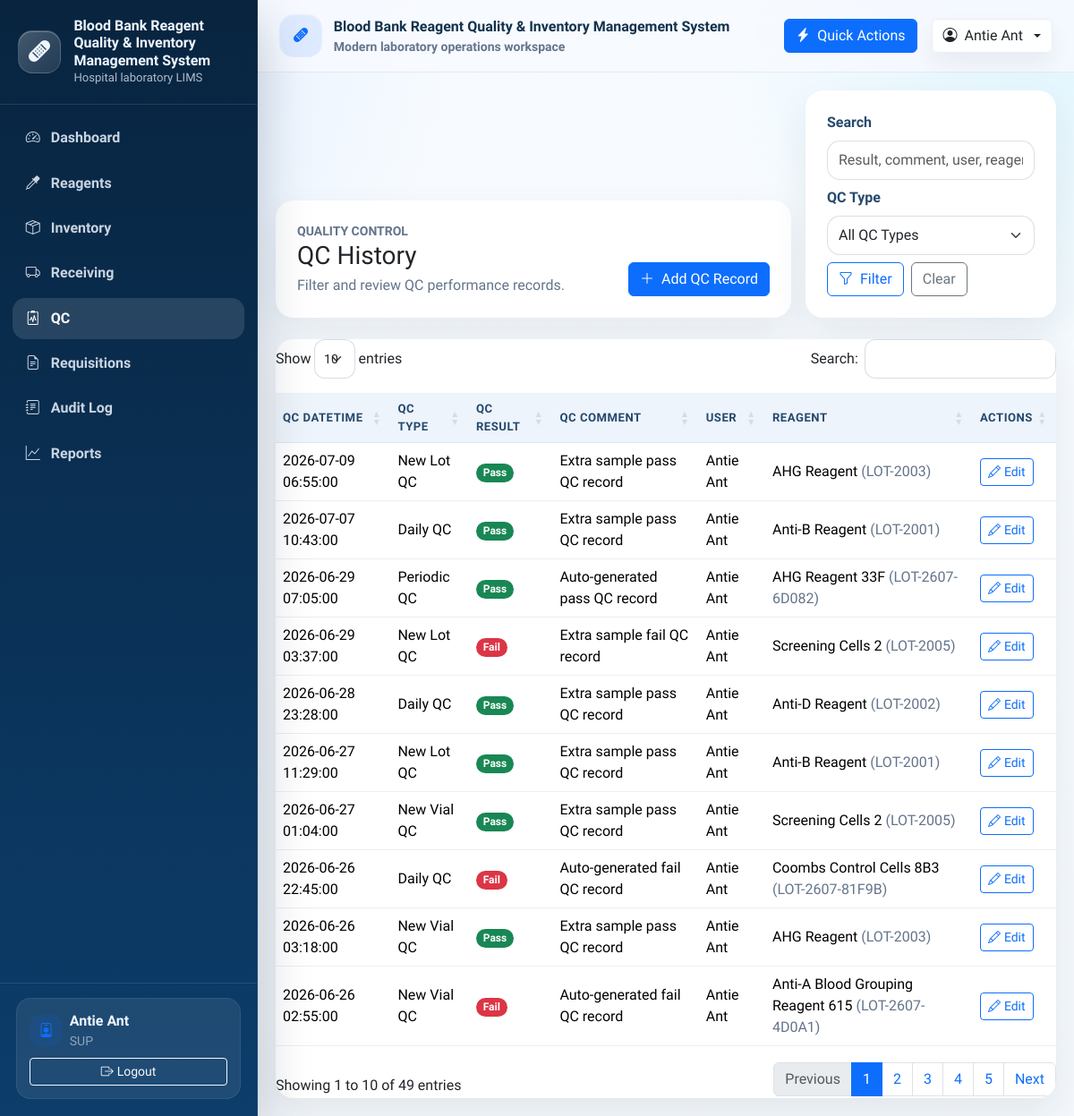
The app's page /qc (signed in) with its own data.
### tables this page shows
CREATE TABLE User (
    user_id INTEGER PRIMARY KEY AUTOINCREMENT,
    username TEXT NOT NULL UNIQUE,
    password_hash TEXT NOT NULL,
    full_name TEXT NOT NULL,
    email TEXT UNIQUE,
    role TEXT NOT NULL DEFAULT 'staff',
    is_active INTEGER NOT NULL DEFAULT 1 CHECK (is_active IN (0, 1)),
    created_at TEXT NOT NULL DEFAULT CURRENT_TIMESTAMP,
    updated_at TEXT
);

CREATE TABLE QC_record (
            qc_record_id INTEGER PRIMARY KEY AUTOINCREMENT,
            inventory_id INTEGER,
            inspected_by_user_id INTEGER NOT NULL,
            qc_date TEXT NOT NULL DEFAULT CURRENT_TIMESTAMP,
            result TEXT NOT NULL,
            remarks TEXT,
            temperature_c REAL,
            pH_value REAL,
            status TEXT NOT NULL DEFAULT 'pending',
            created_at TEXT NOT NULL DEFAULT CURRENT_TIMESTAMP,
            updated_at TEXT,
            qc_datetime TEXT,
            qc_type TEXT,
            qc_result TEXT,
            qc_comment TEXT,
            user_id INTEGER,
            reagent_id INTEGER,
            FOREIGN KEY (inventory_id) REFERENCES Inventory(inventory_id)
                ON UPDATE CASCADE
                ON DELETE SET NULL,
            FOREIGN KEY (inspected_by_user_id) REFERENCES User(user_id)
                ON UPDATE CASCADE
                ON DELETE RESTRICT
        );

CREATE TABLE Reagent (
    reagent_id INTEGER PRIMARY KEY AUTOINCREMENT,
    reagent_code TEXT NOT NULL UNIQUE,
    reagent_name TEXT NOT NULL,
    supplier_id INTEGER,
    manufacturer TEXT,
    category TEXT,
    unit_of_measure TEXT NOT NULL,
    storage_condition TEXT,
    critical_level INTEGER NOT NULL DEFAULT 0,
    is_active INTEGER NOT NULL DEFAULT 1 CHECK (is_active IN (0, 1)),
    created_at TEXT NOT NULL DEFAULT CURRENT_TIMESTAMP,
    updated_at TEXT, reagent_type TEXT, lot_number TEXT, manufacturer_date TEXT, expiry_date TEXT, supplier TEXT, minimum_level REAL NOT NULL DEFAULT 0,
    FOREIGN KEY (supplier_id) REFERENCES Supplier(supplier_id)
        ON UPDATE CASCADE
        ON DELETE SET NULL
);

### controller.py (the view)
    @app.route("/qc")
    @login_required
    def qc_list():
        return view.render_qc_list(
            qc_records=model.list_qc(request.args.get("q", "").strip(), request.args.get("type", "").strip()),
            search_term=request.args.get("q", "").strip(),
            selected_type=request.args.get("type", "").strip(),
        )

### model.py (called while the page is built)
def get_db_connection():
    connection = sqlite3.connect(DATABASE_PATH)
    connection.row_factory = sqlite3.Row
    return connection

def get_logged_in_user(user_id):
    with get_db_connection() as connection:
        return connection.execute(
            "SELECT user_id, username, full_name, role FROM User WHERE user_id = ?",
            (user_id,),
        ).fetchone()

### view.py (called while the page is built)
def render_qc_list(**context):
    return render_template("qc/list.html", **context)

### templates/qc/list.html (shortened to what this page needs)
{% extends "base.html" %}
{% import "_macros.html" as ui %}
{% block content %}
<div class="row g-3 align-items-end mb-4">
  <div class="col-12 col-xl-8">
    <div class="card border-0">
      <div class="card-body p-4">
        <div class="d-flex flex-column flex-md-row justify-content-between align-items-md-end gap-3">
          <div>
            <div class="small text-uppercase text-muted fw-semibold">Quality control</div>
            <h1 class="h3 mb-1">QC History</h1>
            <p class="text-muted mb-0">Filter and review QC performance records.</p>
          </div>
          <a class="btn btn-primary" href="{{ url_for('qc_add') }}"><i class="bi bi-plus-lg me-2"></i>Add QC Record</a>
        </div>
      </div>
    </div>
  </div>
  <div class="col-12 col-xl-4">
    <div class="card border-0">
      <div class="card-body p-4">
        <form class="row g-2" method="get" action="{{ url_for('qc_list') }}">
          <div class="col-12">
            <label class="form-label fw-semibold" for="q">Search</label>
            <input type="text" class="form-control" id="q" name="q" value="{{ search_term }}" placeholder="Result, comment, user, reagent">
          </div>
          <div class="col-12">
            <label class="form-label fw-semibold" for="type">QC Type</label>
            <select class="form-select" id="type" name="type">
              <option value="">All QC Types</option>
            </select>
          </div>
          <div class="col-12 d-grid d-sm-flex gap-2">
            <button type="submit" class="btn btn-outline-primary"><i class="bi bi-funnel me-2"></i>Filter</button>
            <a class="btn btn-outline-secondary" href="{{ url_for('qc_list') }}">Clear</a>
          </div>
        </form>
      </div>
    </div>
  </div>
</div>
<div class="card border-0">
  <div class="card-body p-0 table-wrapper">
    <div class="table-responsive">
      <table class="table table-hover align-middle" data-datatable="true">
        <thead>
          <tr>
            <th>QC Datetime</th>
            <th>QC Type</th>
            <th>QC Result</th>
            <th>QC Comment</th>
            <th>User</th>
            <th>Reagent</th>
            <th>Actions</th>
          </tr>
        </thead>
        <tbody>
          {% for record in qc_records %}
            <tr>
              <td>{{ record.qc_datetime }}</td>
              <td>{{ record.qc_type }}</td>
              <td>{{ ui.status_badge(record.qc_result or 'Pending') }}</td>
              <td>{{ record.qc_comment or "-" }}</td>
              <td>{{ record.user_name or "-" }}</td>
              <td>{{ record.reagent_name or "-" }}{% if record.lot_number %} <span class="text-muted">({{ record.lot_number }})</span>{% endif %}</td>
              <td>
                {% if g.user and record.user_id == g.user.user_id %}
                  <a class="btn btn-sm btn-outline-primary" href="{{ url_for('qc_edit', qc_record_id=record.qc_record_id) }}">
                    <i class="bi bi-pencil me-1"></i>Edit
                  </a>
                {% else %}
                  <span class="text-muted">-</span>
                {% endif %}
              </td>
            </tr>
          {% else %}
            <tr>
              <td colspan="7" class="text-center text-muted py-4">No QC records found.</td>
            </tr>
          {% endfor %}
        </tbody>
      </table>
    </div>
  </div>
</div>
{% endblock %}

### templates/base.html (shortened to what this page needs)
<!doctype html>
<html lang="en">
<head>
  <link href="https://cdn.jsdelivr.net/npm/bootstrap@5.3.3/dist/css/bootstrap.min.css" rel="stylesheet">
  <link href="https://cdn.jsdelivr.net/npm/bootstrap-icons@1.11.3/font/bootstrap-icons.min.css" rel="stylesheet">
  <link href="https://cdn.datatables.net/1.13.8/css/dataTables.bootstrap5.min.css" rel="stylesheet">
  <link href="https://cdn.datatables.net/buttons/2.4.2/css/buttons.bootstrap5.min.css" rel="stylesheet">
  <link href="{{ url_for('static', filename='css/app.css') }}" rel="stylesheet">
</head>
<body class="app-shell">
  {% include "navbar.html" %}
  <div class="app-main">
    <header class="topbar">
      <div class="topbar-inner container-fluid py-3 px-3 px-lg-4 d-flex align-items-center justify-content-between gap-3">
        <div class="d-flex align-items-center gap-3 min-w-0">
          <div class="topbar-title min-w-0">
            <div class="brand-mark bg-soft-primary">
              <i class="bi bi-bandaid-fill"></i>
            </div>
            <div class="min-w-0">
              <div class="text-truncate">Blood Bank Reagent Quality & Inventory Management System</div>
              <div class="small text-muted">Modern laboratory operations workspace</div>
            </div>
          </div>
        </div>
        <div class="d-flex align-items-center gap-2 gap-lg-3">
          {% if g.user %}
            <button class="btn btn-primary d-none d-md-inline-flex align-items-center gap-2" data-bs-toggle="modal" data-bs-target="#quickActionsModal">
              <i class="bi bi-lightning-charge-fill"></i>
              Quick Actions
            </button>
            <div class="dropdown">
              <button class="btn user-chip dropdown-toggle d-flex align-items-center gap-2" data-bs-toggle="dropdown" aria-expanded="false">
                <i class="bi bi-person-circle"></i>
                <span class="d-none d-md-inline">{{ g.user.full_name or g.user.username }}</span>
              </button>
            </div>
          {% else %}
            <a class="btn btn-outline-primary" href="{{ url_for('login') }}">
              <i class="bi bi-box-arrow-in-right me-1"></i>Login
            </a>
          {% endif %}
        </div>
      </div>
    </header>
    <main class="content">
      {% block content %}{% endblock %}
    </main>
  </div>
  <div class="toast-container position-fixed top-0 end-0 p-3">
  </div>
</body>
</html>

### templates/_macros.html (shortened to what this page needs)
{% macro status_badge(text) -%}
{% set value = (text or "")|trim|lower %}
{% if not value %}
  {% set badge = "status-neutral" %}
{% elif "pass" in value or "active" in value or "available" in value or "approved" in value or "completed" in value or "fulfilled" in value or "success" in value %}
  {% set badge = "status-success" %}
{% elif "pending" in value or "near expiry" in value or "draft" in value or "submitted" in value or "warning" in value %}
  {% set badge = "status-warning" %}
{% elif "low stock" in value or value == "low" or "near" in value or "expiring" in value %}
  {% set badge = "status-low" %}
{% elif "fail" in value or "expired" in value or "rejected" in value or "inactive" in value %}
  {% set badge = "status-danger" %}
{% else %}
  {% set badge = "status-neutral" %}
{% endif %}
<span class="badge rounded-pill {{ badge }}">{{ text }}</span>
{%- endmacro %}

### templates/navbar.html (shortened to what this page needs)
{% set nav_items = [
  ('dashboard', 'Dashboard', 'bi-speedometer2', 'dashboard'),
  ('reagent_list', 'Reagents', 'bi-eyedropper', 'reagent'),
  ('inventory_list', 'Inventory', 'bi-box-seam', 'inventory'),
  ('receiving_list', 'Receiving', 'bi-truck', 'receiving'),
  ('qc_list', 'QC', 'bi-clipboard2-pulse', 'qc'),
  ('request_history', 'Requisitions', 'bi-file-earmark-text', 'request'),
  ('audit_log', 'Audit Log', 'bi-journal-text', 'audit'),
  ('reports', 'Reports', 'bi-graph-up', 'reports'),
] %}
<aside class="sidebar d-none d-lg-flex">
  <div class="sidebar-brand">
    <div class="brand-mark">
      <i class="bi bi-bandaid-fill fs-4"></i>
    </div>
    <div>
      <div class="brand-title">Blood Bank Reagent Quality & Inventory Management System</div>
      <div class="brand-subtitle">Hospital laboratory LIMS</div>
    </div>
  </div>
  <nav class="sidebar-nav nav flex-column">
    <a class="nav-link {% if request.endpoint == 'dashboard' %}active{% endif %}" href="{{ url_for('dashboard') }}">
      <i class="bi bi-speedometer2"></i>
      <span>Dashboard</span>
    </a>
    {% if g.user %}
      {% for endpoint, label, icon, token in nav_items[1:] %}
        {% if endpoint != 'audit_log' or g.user.role in ['SUP', 'ADM'] %}
        <a class="nav-link {% if token in (request.endpoint or '') %}active{% endif %}" href="{{ url_for(endpoint) }}">
          <i class="bi {{ icon }}"></i>
          <span>{{ label }}</span>
        </a>
        {% endif %}
      {% endfor %}
    {% else %}
      <a class="nav-link {% if request.endpoint == 'login' %}active{% endif %}" href="{{ url_for('login') }}">
        <i class="bi bi-box-arrow-in-right"></i>
        <span>Login</span>
      </a>
    {% endif %}
  </nav>
  <div class="sidebar-footer">
    {% if g.user %}
      <div class="sidebar-user">
        <div class="d-flex align-items-center gap-2 mb-2">
          <div class="activity-dot bg-soft-primary">
            <i class="bi bi-person-badge"></i>
          </div>
          <div class="min-w-0">
            <div class="fw-semibold text-truncate">{{ g.user.full_name or g.user.username }}</div>
            <div class="small text-white-50 text-uppercase">{{ g.user.role or 'staff' }}</div>
          </div>
        </div>
        <a class="btn btn-outline-light btn-sm w-100" href="{{ url_for('logout') }}">
          <i class="bi bi-box-arrow-right me-1"></i>Logout
        </a>
      </div>
    {% else %}
      <div class="small text-white-50">
        Public dashboard access is available. Sign in to manage records.
      </div>
    {% endif %}
  </div>
</aside>

### static/css/app.css (style rules this page uses)
:root { --app-sidebar-width: 18rem; --app-bg: #f4f8fc; --app-surface: rgba(255, 255, 255, 0.92); --app-border: rgba(148, 163, 184, 0.18); --app-primary: #0d6efd; --app-primary-deep: #0b4fb3; --app-muted: #64748b; --app-success: #198754; --app-warning: #f0ad4e; --app-danger: #dc3545; --app-low: #fd7e14; --app-neutral: #6c757d; }
html, body { min-height: 100%; }
body { background: radial-gradient(circle at top left, rgba(13, 110, 253, 0.10), transparent 30%), radial-gradient(circle at top right, rgba(13, 202, 240, 0.10), transparent 24%), linear-gradient(180deg, #f7fbff 0%, var(--app-bg) 100%); color: #18324b; font-family: "Source Sans 3", "Segoe UI", "Helvetica Neue", sans-serif; }
.app-shell { min-height: 100vh; }
.sidebar { position: fixed; inset: 0 auto 0 0; width: var(--app-sidebar-width); background: linear-gradient(180deg, #08243f 0%, #0c3d6b 100%); color: #eef6ff; border-right: 1px solid rgba(255, 255, 255, 0.08); box-shadow: 0 24px 56px rgba(11, 31, 54, 0.24); z-index: 1030; display: flex; flex-direction: column; }
.sidebar-brand { display: flex; gap: 0.9rem; align-items: center; padding: 1.2rem 1.25rem; border-bottom: 1px solid rgba(255, 255, 255, 0.1); }
.brand-mark { width: 3rem; height: 3rem; border-radius: 1rem; display: grid; place-items: center; background: linear-gradient(135deg, rgba(255, 255, 255, 0.24), rgba(255, 255, 255, 0.10)); border: 1px solid rgba(255, 255, 255, 0.14); box-shadow: inset 0 1px 0 rgba(255, 255, 255, 0.24); flex: 0 0 auto; }
.brand-title { font-size: 1rem; line-height: 1.2; font-weight: 800; }
.brand-subtitle { font-size: 0.82rem; color: rgba(238, 246, 255, 0.72); }
.sidebar-nav { padding: 0.9rem; gap: 0.25rem; overflow-y: auto; }
.sidebar-nav .nav-link { color: rgba(238, 246, 255, 0.84); border-radius: 0.9rem; padding: 0.7rem 0.9rem; display: flex; align-items: center; gap: 0.75rem; font-weight: 600; }
.sidebar-nav .nav-link:hover, .sidebar-nav .nav-link.active { background: rgba(255, 255, 255, 0.12); color: #fff; }
.sidebar-footer { padding: 1rem 1.1rem 1.2rem; margin-top: auto; border-top: 1px solid rgba(255, 255, 255, 0.1); }
.sidebar-user { background: rgba(255, 255, 255, 0.08); border: 1px solid rgba(255, 255, 255, 0.08); border-radius: 1rem; padding: 0.85rem 0.9rem; }
.app-main { min-height: 100vh; }
@media (min-width: 992px) { .app-main { margin-left: var(--app-sidebar-width); } }
.topbar { position: sticky; top: 0; z-index: 1020; backdrop-filter: blur(14px); background: rgba(247, 250, 255, 0.84); border-bottom: 1px solid var(--app-border); }
.topbar-inner { min-height: 4.75rem; }
.topbar-title { display: flex; align-items: center; gap: 0.8rem; font-weight: 800; color: #12324c; }
.topbar-badge, .user-chip { border: 1px solid var(--app-border); background: rgba(255, 255, 255, 0.86); box-shadow: 0 12px 24px rgba(16, 24, 40, 0.06); }
.content { padding: 1.25rem; }
.card, .table, .modal-content, .offcanvas { border-color: var(--app-border); }
.card { box-shadow: 0 18px 40px rgba(20, 32, 52, 0.08); border-radius: 1.25rem; overflow: hidden; }
.bg-soft-primary { background: rgba(13, 110, 253, 0.10); color: var(--app-primary); }
.status-success { background: var(--app-success); }
.status-danger { background: var(--app-danger); }
.table-wrapper { padding: 0; }
.table { margin-bottom: 0; }
.table thead th { background: #eef4fb; color: #24496d; font-size: 0.82rem; text-transform: uppercase; letter-spacing: 0.04em; border-bottom: 1px solid rgba(148, 163, 184, 0.18); }
.table td, .table th { vertical-align: middle; }
.form-label { color: #264a6d; }
.form-control, .form-select { border-radius: 0.9rem; border-color: rgba(117, 134, 154, 0.26); min-height: 2.75rem; }
.breadcrumb, .text-muted { color: var(--app-muted) !important; }
.toast-container { z-index: 1090; }
.activity-dot { width: 2.3rem; height: 2.3rem; border-radius: 0.8rem; display: grid; place-items: center; }

### records on screen
User: user "Antie Ant", user "SUP"
QC_record: qc_datetime "2026-07-09 06:55:00", qc_type "New Lot QC", qc_result "Pass", qc_comment "Extra sample pass QC record", full_name "Antie Ant", reagent_name "AHG Reagent", lot_number "LOT-2003"
QC_record: qc_datetime "2026-07-07 10:43:00", qc_type "Daily QC", qc_result "Pass", qc_comment "Extra sample pass QC record", full_name "Antie Ant", reagent_name "Anti-B Reagent", lot_number "LOT-2001"
QC_record: qc_datetime "2026-06-29 07:05:00", qc_type "Periodic QC", qc_result "Pass", qc_comment "Auto-generated pass QC record", full_name "Antie Ant", reagent_name "AHG Reagent 33F", lot_number "LOT-2607-6D082"
QC_record: qc_datetime "2026-06-29 03:37:00", qc_type "New Lot QC", qc_result "Fail", qc_comment "Extra sample fail QC record", full_name "Antie Ant", reagent_name "Screening Cells 2", lot_number "LOT-2005"
QC_record: qc_datetime "2026-06-28 23:28:00", qc_type "Daily QC", qc_result "Pass", qc_comment "Extra sample pass QC record", full_name "Antie Ant", reagent_name "Anti-D Reagent", lot_number "LOT-2002"
QC_record: qc_datetime "2026-06-27 11:29:00", qc_type "New Lot QC", qc_result "Pass", qc_comment "Extra sample pass QC record", full_name "Antie Ant", reagent_name "Anti-B Reagent", lot_number "LOT-2001"
QC_record: qc_datetime "2026-06-27 01:04:00", qc_type "New Vial QC", qc_result "Pass", qc_comment "Extra sample pass QC record", full_name "Antie Ant", reagent_name "Screening Cells 2", lot_number "LOT-2005"
QC_record: qc_datetime "2026-06-26 22:45:00", qc_type "Daily QC", qc_result "Fail", qc_comment "Auto-generated fail QC record", full_name "Antie Ant", reagent_name "Coombs Control Cells 8B3", lot_number "LOT-2607-81F9B"
QC_record: qc_datetime "2026-06-26 03:18:00", qc_type "New Vial QC", qc_result "Pass", qc_comment "Extra sample pass QC record", full_name "Antie Ant", reagent_name "AHG Reagent", lot_number "LOT-2003"
QC_record: qc_datetime "2026-06-26 02:55:00", qc_type "New Vial QC", qc_result "Fail", qc_comment "Auto-generated fail QC record", full_name "Antie Ant", reagent_name "Anti-A Blood Grouping Reagent 615", lot_number "LOT-2607-4D0A1"

### other values on screen
{{ label }} "Reagents" "Inventory" "Receiving" "QC" "Requisitions" "Audit Log" "Reports"
